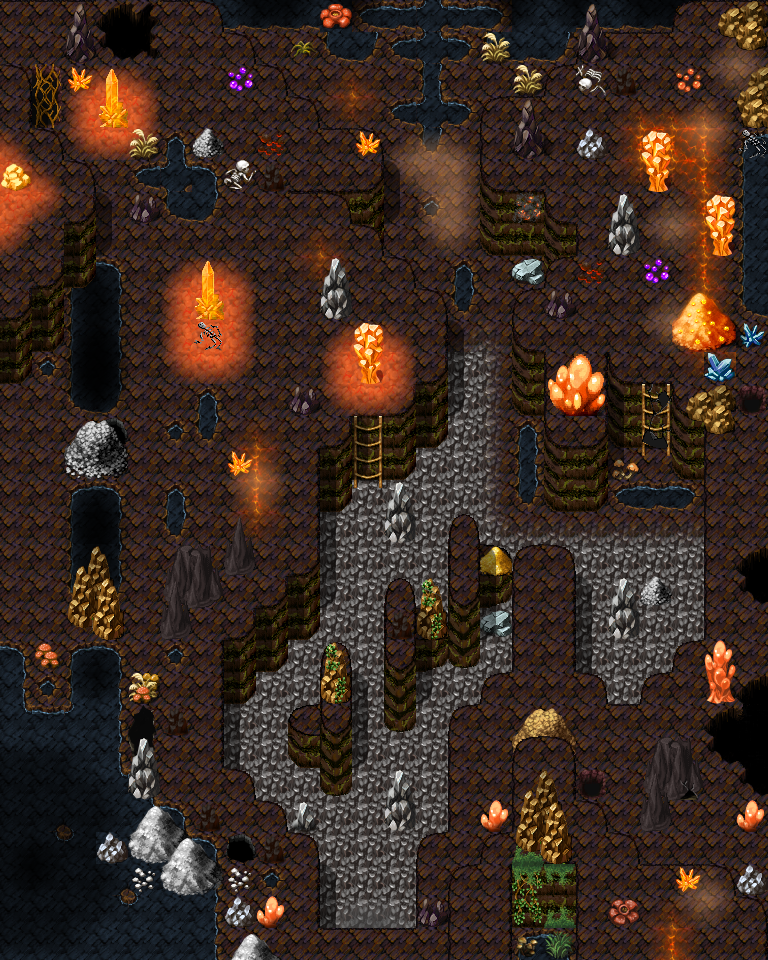

A level layout from a 2D game, rendered from its tile map. Below: a short description, then the map file with tile-grid data replaced by summaries:
An orthogonal 24x30 tile map with 32x32 px tiles, 5 tile layers (Base, Ground, Objects, Above, ...), 1 hidden layer not drawn, 63 tilesets and 36 objects (18x spawn, 8x script, 6x key, 3x container, mapchange).

<map version="1.5" tiledversion="1.7.2" orientation="orthogonal" renderorder="right-down" width="24" height="30" tilewidth="32" tileheight="32" infinite="0" nextlayerid="11" nextobjectid="37">
 <tileset firstgid="1" name="map_bed_1" tilewidth="32" tileheight="32" tilecount="128" columns="16">
  <image source="../drawable/map_bed_1.png" width="512" height="256" />
 </tileset>
 <tileset firstgid="129" name="map_border_1" tilewidth="32" tileheight="32" tilecount="128" columns="16">
  <image source="../drawable/map_border_1.png" width="512" height="256" />
 </tileset>
 <tileset firstgid="257" name="map_bridge_1" tilewidth="32" tileheight="32" tilecount="128" columns="16">
  <image source="../drawable/map_bridge_1.png" width="512" height="256" />
 </tileset>
 <tileset firstgid="385" name="map_bridge_2" tilewidth="32" tileheight="32" tilecount="128" columns="16">
  <image source="../drawable/map_bridge_2.png" width="512" height="256" />
 </tileset>
 <tileset firstgid="513" name="map_broken_1" tilewidth="32" tileheight="32" tilecount="128" columns="16">
  <image source="../drawable/map_broken_1.png" width="512" height="256" />
 </tileset>
 <tileset firstgid="641" name="map_cavewall_1" tilewidth="32" tileheight="32" tilecount="108" columns="18">
  <image source="../drawable/map_cavewall_1.png" width="576" height="192" />
 </tileset>
 <tileset firstgid="749" name="map_cavewall_2" tilewidth="32" tileheight="32" tilecount="108" columns="18">
  <image source="../drawable/map_cavewall_2.png" width="576" height="192" />
 </tileset>
 <tileset firstgid="857" name="map_cavewall_3" tilewidth="32" tileheight="32" tilecount="108" columns="18">
  <image source="../drawable/map_cavewall_3.png" width="576" height="192" />
 </tileset>
 <tileset firstgid="965" name="map_cavewall_4" tilewidth="32" tileheight="32" tilecount="108" columns="18">
  <image source="../drawable/map_cavewall_4.png" width="576" height="192" />
 </tileset>
 <tileset firstgid="1073" name="map_chair_table_1" tilewidth="32" tileheight="32" tilecount="128" columns="16">
  <image source="../drawable/map_chair_table_1.png" width="512" height="256" />
 </tileset>
 <tileset firstgid="1201" name="map_chair_table_2" tilewidth="32" tileheight="32" tilecount="128" columns="16">
  <image source="../drawable/map_chair_table_2.png" width="512" height="256" />
 </tileset>
 <tileset firstgid="1329" name="map_crate_1" tilewidth="32" tileheight="32" tilecount="128" columns="16">
  <image source="../drawable/map_crate_1.png" width="512" height="256" />
 </tileset>
 <tileset firstgid="1457" name="map_cupboard_1" tilewidth="32" tileheight="32" tilecount="128" columns="16">
  <image source="../drawable/map_cupboard_1.png" width="512" height="256" />
 </tileset>
 <tileset firstgid="1585" name="map_curtain_1" tilewidth="32" tileheight="32" tilecount="128" columns="16">
  <image source="../drawable/map_curtain_1.png" width="512" height="256" />
 </tileset>
 <tileset firstgid="1713" name="map_entrance_1" tilewidth="32" tileheight="32" tilecount="128" columns="16">
  <image source="../drawable/map_entrance_1.png" width="512" height="256" />
 </tileset>
 <tileset firstgid="1841" name="map_entrance_2" tilewidth="32" tileheight="32" tilecount="128" columns="16">
  <image source="../drawable/map_entrance_2.png" width="512" height="256" />
 </tileset>
 <tileset firstgid="1969" name="map_fence_1" tilewidth="32" tileheight="32" tilecount="128" columns="16">
  <image source="../drawable/map_fence_1.png" width="512" height="256" />
 </tileset>
 <tileset firstgid="2097" name="map_fence_2" tilewidth="32" tileheight="32" tilecount="128" columns="16">
  <image source="../drawable/map_fence_2.png" width="512" height="256" />
 </tileset>
 <tileset firstgid="2225" name="map_fence_3" tilewidth="32" tileheight="32" tilecount="128" columns="16">
  <image source="../drawable/map_fence_3.png" width="512" height="256" />
 </tileset>
 <tileset firstgid="2353" name="map_fence_4" tilewidth="32" tileheight="32" tilecount="128" columns="16">
  <image source="../drawable/map_fence_4.png" width="512" height="256" />
 </tileset>
 <tileset firstgid="2481" name="map_ground_1" tilewidth="32" tileheight="32" tilecount="128" columns="16">
  <image source="../drawable/map_ground_1.png" width="512" height="256" />
 </tileset>
 <tileset firstgid="2609" name="map_ground_2" tilewidth="32" tileheight="32" tilecount="128" columns="16">
  <image source="../drawable/map_ground_2.png" width="512" height="256" />
 </tileset>
 <tileset firstgid="2737" name="map_ground_3" tilewidth="32" tileheight="32" tilecount="128" columns="16">
  <image source="../drawable/map_ground_3.png" width="512" height="256" />
 </tileset>
 <tileset firstgid="2865" name="map_ground_4" tilewidth="32" tileheight="32" tilecount="128" columns="16">
  <image source="../drawable/map_ground_4.png" width="512" height="256" />
 </tileset>
 <tileset firstgid="2993" name="map_ground_5" tilewidth="32" tileheight="32" tilecount="128" columns="16">
  <image source="../drawable/map_ground_5.png" width="512" height="256" />
 </tileset>
 <tileset firstgid="3121" name="map_ground_6" tilewidth="32" tileheight="32" tilecount="128" columns="16">
  <image source="../drawable/map_ground_6.png" width="512" height="256" />
 </tileset>
 <tileset firstgid="3249" name="map_ground_7" tilewidth="32" tileheight="32" tilecount="128" columns="16">
  <image source="../drawable/map_ground_7.png" width="512" height="256" />
 </tileset>
 <tileset firstgid="3377" name="map_ground_8" tilewidth="32" tileheight="32" tilecount="128" columns="16">
  <image source="../drawable/map_ground_8.png" width="512" height="256" />
 </tileset>
 <tileset firstgid="3505" name="map_house_1" tilewidth="32" tileheight="32" tilecount="128" columns="16">
  <image source="../drawable/map_house_1.png" width="512" height="256" />
 </tileset>
 <tileset firstgid="3633" name="map_house_2" tilewidth="32" tileheight="32" tilecount="128" columns="16">
  <image source="../drawable/map_house_2.png" width="512" height="256" />
 </tileset>
 <tileset firstgid="3761" name="map_indoor_1" tilewidth="32" tileheight="32" tilecount="128" columns="16">
  <image source="../drawable/map_indoor_1.png" width="512" height="256" />
 </tileset>
 <tileset firstgid="3889" name="map_indoor_2" tilewidth="32" tileheight="32" tilecount="128" columns="16">
  <image source="../drawable/map_indoor_2.png" width="512" height="256" />
 </tileset>
 <tileset firstgid="4017" name="map_kitchen_1" tilewidth="32" tileheight="32" tilecount="128" columns="16">
  <image source="../drawable/map_kitchen_1.png" width="512" height="256" />
 </tileset>
 <tileset firstgid="4145" name="map_outdoor_1" tilewidth="32" tileheight="32" tilecount="128" columns="16">
  <image source="../drawable/map_outdoor_1.png" width="512" height="256" />
 </tileset>
 <tileset firstgid="4273" name="map_pillar_1" tilewidth="32" tileheight="32" tilecount="128" columns="16">
  <image source="../drawable/map_pillar_1.png" width="512" height="256" />
 </tileset>
 <tileset firstgid="4401" name="map_pillar_2" tilewidth="32" tileheight="32" tilecount="128" columns="16">
  <image source="../drawable/map_pillar_2.png" width="512" height="256" />
 </tileset>
 <tileset firstgid="4529" name="map_plant_1" tilewidth="32" tileheight="32" tilecount="128" columns="16">
  <image source="../drawable/map_plant_1.png" width="512" height="256" />
 </tileset>
 <tileset firstgid="4657" name="map_plant_2" tilewidth="32" tileheight="32" tilecount="128" columns="16">
  <image source="../drawable/map_plant_2.png" width="512" height="256" />
 </tileset>
 <tileset firstgid="4785" name="map_rock_1" tilewidth="32" tileheight="32" tilecount="128" columns="16">
  <image source="../drawable/map_rock_1.png" width="512" height="256" />
 </tileset>
 <tileset firstgid="4913" name="map_rock_2" tilewidth="32" tileheight="32" tilecount="128" columns="16">
  <image source="../drawable/map_rock_2.png" width="512" height="256" />
 </tileset>
 <tileset firstgid="5041" name="map_roof_1" tilewidth="32" tileheight="32" tilecount="128" columns="16">
  <image source="../drawable/map_roof_1.png" width="512" height="256" />
 </tileset>
 <tileset firstgid="5169" name="map_roof_2" tilewidth="32" tileheight="32" tilecount="128" columns="16">
  <image source="../drawable/map_roof_2.png" width="512" height="256" />
 </tileset>
 <tileset firstgid="5297" name="map_roof_3" tilewidth="32" tileheight="32" tilecount="128" columns="16">
  <image source="../drawable/map_roof_3.png" width="512" height="256" />
 </tileset>
 <tileset firstgid="5425" name="map_shop_1" tilewidth="32" tileheight="32" tilecount="128" columns="16">
  <image source="../drawable/map_shop_1.png" width="512" height="256" />
 </tileset>
 <tileset firstgid="5553" name="map_sign_ladder_1" tilewidth="32" tileheight="32" tilecount="128" columns="16">
  <image source="../drawable/map_sign_ladder_1.png" width="512" height="256" />
 </tileset>
 <tileset firstgid="5681" name="map_table_1" tilewidth="32" tileheight="32" tilecount="128" columns="16">
  <image source="../drawable/map_table_1.png" width="512" height="256" />
 </tileset>
 <tileset firstgid="5809" name="map_trail_1" tilewidth="32" tileheight="32" tilecount="128" columns="16">
  <image source="../drawable/map_trail_1.png" width="512" height="256" />
 </tileset>
 <tileset firstgid="5937" name="map_transition_1" tilewidth="32" tileheight="32" tilecount="128" columns="16">
  <image source="../drawable/map_transition_1.png" width="512" height="256" />
 </tileset>
 <tileset firstgid="6065" name="map_transition_2" tilewidth="32" tileheight="32" tilecount="128" columns="16">
  <image source="../drawable/map_transition_2.png" width="512" height="256" />
 </tileset>
 <tileset firstgid="6193" name="map_transition_3" tilewidth="32" tileheight="32" tilecount="128" columns="16">
  <image source="../drawable/map_transition_3.png" width="512" height="256" />
 </tileset>
 <tileset firstgid="6321" name="map_transition_4" tilewidth="32" tileheight="32" tilecount="128" columns="16">
  <image source="../drawable/map_transition_4.png" width="512" height="256" />
 </tileset>
 <tileset firstgid="6449" name="map_transition_6" tilewidth="32" tileheight="32" tilecount="144" columns="18">
  <image source="../drawable/map_transition_6.png" width="576" height="256" />
 </tileset>
 <tileset firstgid="6593" name="map_tree_1" tilewidth="32" tileheight="32" tilecount="128" columns="16">
  <image source="../drawable/map_tree_1.png" width="512" height="256" />
 </tileset>
 <tileset firstgid="6721" name="map_tree_2" tilewidth="32" tileheight="32" tilecount="128" columns="16">
  <image source="../drawable/map_tree_2.png" width="512" height="256" />
 </tileset>
 <tileset firstgid="6849" name="map_wall_1" tilewidth="32" tileheight="32" tilecount="128" columns="16">
  <image source="../drawable/map_wall_1.png" width="512" height="256" />
 </tileset>
 <tileset firstgid="6977" name="map_wall_2" tilewidth="32" tileheight="32" tilecount="120" columns="15">
  <image source="../drawable/map_wall_2.png" width="480" height="256" />
 </tileset>
 <tileset firstgid="7097" name="map_wall_3" tilewidth="32" tileheight="32" tilecount="120" columns="15">
  <image source="../drawable/map_wall_3.png" width="480" height="256" />
 </tileset>
 <tileset firstgid="7217" name="map_wall_4" tilewidth="32" tileheight="32" tilecount="120" columns="15">
  <image source="../drawable/map_wall_4.png" width="480" height="256" />
 </tileset>
 <tileset firstgid="7337" name="map_window_1" tilewidth="32" tileheight="32" tilecount="128" columns="16">
  <image source="../drawable/map_window_1.png" width="512" height="256" />
 </tileset>
 <tileset firstgid="7465" name="map_window_2" tilewidth="32" tileheight="32" tilecount="128" columns="16">
  <image source="../drawable/map_window_2.png" width="512" height="256" />
 </tileset>
 <tileset firstgid="7593" name="map_cavewall_5" tilewidth="32" tileheight="32" tilecount="36" columns="6">
  <image source="../drawable/map_cavewall_5.png" width="192" height="192" />
 </tileset>
 <tileset firstgid="7629" name="map_sign_ladder_omi2" tilewidth="32" tileheight="32" tilecount="32" columns="8">
  <image source="../drawable/map_sign_ladder_omi2.png" width="256" height="128" />
 </tileset>
 <tileset firstgid="7661" name="map_rock_3" tilewidth="32" tileheight="32" tilecount="30" columns="6">
  <image source="../drawable/map_rock_3.png" width="192" height="160" />
 </tileset>
 <layer id="10" name="Base" width="24" height="30">
  <data>[720 cells, 3 non-empty, 3 distinct tile ids]</data>
 </layer>
 <layer id="1" name="Ground" width="24" height="30">
  <data>[720 cells, 718 non-empty, 43 distinct tile ids]</data>
 </layer>
 <layer id="2" name="Objects" width="24" height="30">
  <data>[720 cells, 319 non-empty, 118 distinct tile ids]</data>
 </layer>
 <layer id="3" name="Above" width="24" height="30">
  <data>[720 cells, 122 non-empty, 65 distinct tile ids]</data>
 </layer>
 <layer id="4" name="Top" width="24" height="30">
  <data>[720 cells, 88 non-empty, 25 distinct tile ids]</data>
 </layer>
 <layer id="5" name="Walkable" width="24" height="30" visible="0">
  <data>[720 cells, 306 non-empty, 1 distinct tile ids]</data>
 </layer>
 <objectgroup id="6" name="Mapevents" visible="0">
  <object id="1" name="south" type="mapchange" x="320" y="928" width="96" height="32">
   <properties>
    <property name="map" value="elm5f_1" />
    <property name="place" value="north" />
   </properties>
  </object>
  <object id="2" name="elm2f_trap" type="script" x="64" y="64" width="96" height="96">
   <properties>
    <property name="when" value="round" />
   </properties>
  </object>
  <object id="3" name="elm2f_trap" type="script" x="160" y="256" width="96" height="128">
   <properties>
    <property name="when" value="round" />
   </properties>
  </object>
  <object id="4" name="elm2f_trap" type="script" x="320" y="320" width="96" height="96">
   <properties>
    <property name="when" value="round" />
   </properties>
  </object>
  <object id="5" name="elm5f_kamelio" type="script" x="256" y="32" width="320" height="224">
   <properties>
    <property name="when" value="always" />
   </properties>
  </object>
  <object id="6" name="elm5f_kamelio_entrance" type="script" x="448" y="288" width="64" height="32">
   <properties>
    <property name="when" value="always" />
   </properties>
  </object>
  <object id="7" name="ortholion_preceleb" type="script" x="320" y="896" width="96" height="32">
   <properties>
    <property name="when" value="enter" />
   </properties>
  </object>
  <object id="31" name="gold_bar" type="container" x="160" y="32" width="32" height="32">
   <properties>
    <property name="when" value="enter" />
   </properties>
  </object>
  <object id="32" name="silver_bar" type="container" x="160" y="672" width="32" height="32">
   <properties>
    <property name="when" value="enter" />
   </properties>
  </object>
  <object id="33" name="lead_bar" type="container" x="608" y="576" width="32" height="32">
   <properties>
    <property name="when" value="enter" />
   </properties>
  </object>
  <object id="35" name="ortholion_c3_fix2" type="script" x="448" y="320" width="64" height="32">
   <properties>
    <property name="when" value="always" />
   </properties>
  </object>
  <object id="36" name="ortholion_c3_fix2" type="script" x="416" y="256" width="96" height="32">
   <properties>
    <property name="when" value="always" />
   </properties>
  </object>
 </objectgroup>
 <objectgroup id="7" name="Spawn" visible="0">
  <object id="8" name="elm5f2_monster1" type="spawn" x="96" y="160" width="192" height="416">
   <properties>
    <property name="quantity" value="2" />
    <property name="spawngroup" value="elm_mine6" />
   </properties>
  </object>
  <object id="9" name="elm5f2_monster2" type="spawn" x="96" y="192" width="256" height="224">
   <properties>
    <property name="quantity" value="4" />
    <property name="spawngroup" value="elm_mine4" />
   </properties>
  </object>
  <object id="10" name="elm5f2_monster3" type="spawn" x="128" y="448" width="160" height="128">
   <properties>
    <property name="quantity" value="3" />
    <property name="spawngroup" value="elm_mine4" />
   </properties>
  </object>
  <object id="11" name="elm5f2_monster4" type="spawn" x="160" y="32" width="128" height="96">
   <properties>
    <property name="spawngroup" value="elm_mine4" />
   </properties>
  </object>
  <object id="34" name="elm5f2_monster4a" type="spawn" x="640" y="32" width="96" height="64">
   <properties>
    <property name="quantity" value="1" />
    <property name="spawngroup" value="elm_mine4a" />
   </properties>
  </object>
  <object id="12" name="elm5f2_monster5" type="spawn" x="608" y="64" width="128" height="320">
   <properties>
    <property name="quantity" value="3" />
    <property name="spawngroup" value="elm_mine3" />
   </properties>
  </object>
  <object id="13" name="elm5f2_monster6" type="spawn" x="544" y="128" width="192" height="224">
   <properties>
    <property name="quantity" value="2" />
    <property name="spawngroup" value="elm_mine2" />
   </properties>
  </object>
  <object id="14" name="elm5f2_mosnter7" type="spawn" x="448" y="352" width="64" height="64">
   <properties>
    <property name="spawngroup" value="elm_mine6" />
   </properties>
  </object>
  <object id="15" name="elm5f2_monster8" type="spawn" x="544" y="448" width="160" height="224">
   <properties>
    <property name="quantity" value="3" />
    <property name="spawngroup" value="elm_mine5" />
   </properties>
  </object>
  <object id="16" name="elm5f2_monster9" type="spawn" x="416" y="416" width="128" height="128">
   <properties>
    <property name="quantity" value="3" />
    <property name="spawngroup" value="elm_mine4" />
   </properties>
  </object>
  <object id="17" name="elm5f2_monster10" type="spawn" x="224" y="608" width="256" height="224">
   <properties>
    <property name="quantity" value="4" />
    <property name="spawngroup" value="elm_mine5" />
   </properties>
  </object>
  <object id="18" name="elm5f2_monster11" type="spawn" x="352" y="608" width="32" height="192">
   <properties>
    <property name="spawngroup" value="elm_mine6" />
   </properties>
  </object>
  <object id="19" name="ortholion1" type="spawn" x="416" y="128" width="32" height="32">
   <properties>
    <property name="spawngroup" value="ortholion" />
   </properties>
  </object>
  <object id="20" name="ehrenfest" type="spawn" x="416" y="32" width="32" height="32">
   <properties>
    <property name="spawngroup" value="ehrenfest" />
   </properties>
  </object>
  <object id="21" name="ortholion2" type="spawn" x="416" y="256" width="32" height="32">
   <properties>
    <property name="active" value="false" />
    <property name="spawngroup" value="ortholion" />
   </properties>
  </object>
  <object id="22" name="kamelio" type="spawn" x="352" y="32" width="96" height="96">
   <properties>
    <property name="active" value="false" />
    <property name="spawngroup" value="kamelio" />
   </properties>
  </object>
  <object id="23" name="kamelio_minion" type="spawn" x="320" y="32" width="192" height="96">
   <properties>
    <property name="active" value="false" />
    <property name="quantity" value="2" />
    <property name="spawngroup" value="elm_debris" />
   </properties>
  </object>
  <object id="24" name="kamelio2" type="spawn" x="384" y="192" width="96" height="64">
   <properties>
    <property name="active" value="false" />
    <property name="spawngroup" value="kamelio2" />
   </properties>
  </object>
 </objectgroup>
 <objectgroup id="8" name="Keys" visible="0">
  <!-- 6 objects omitted --></objectgroup>
 <objectgroup id="9" name="Replace" visible="0" />
</map>
<!-- 6 of 36 objects omitted -->
